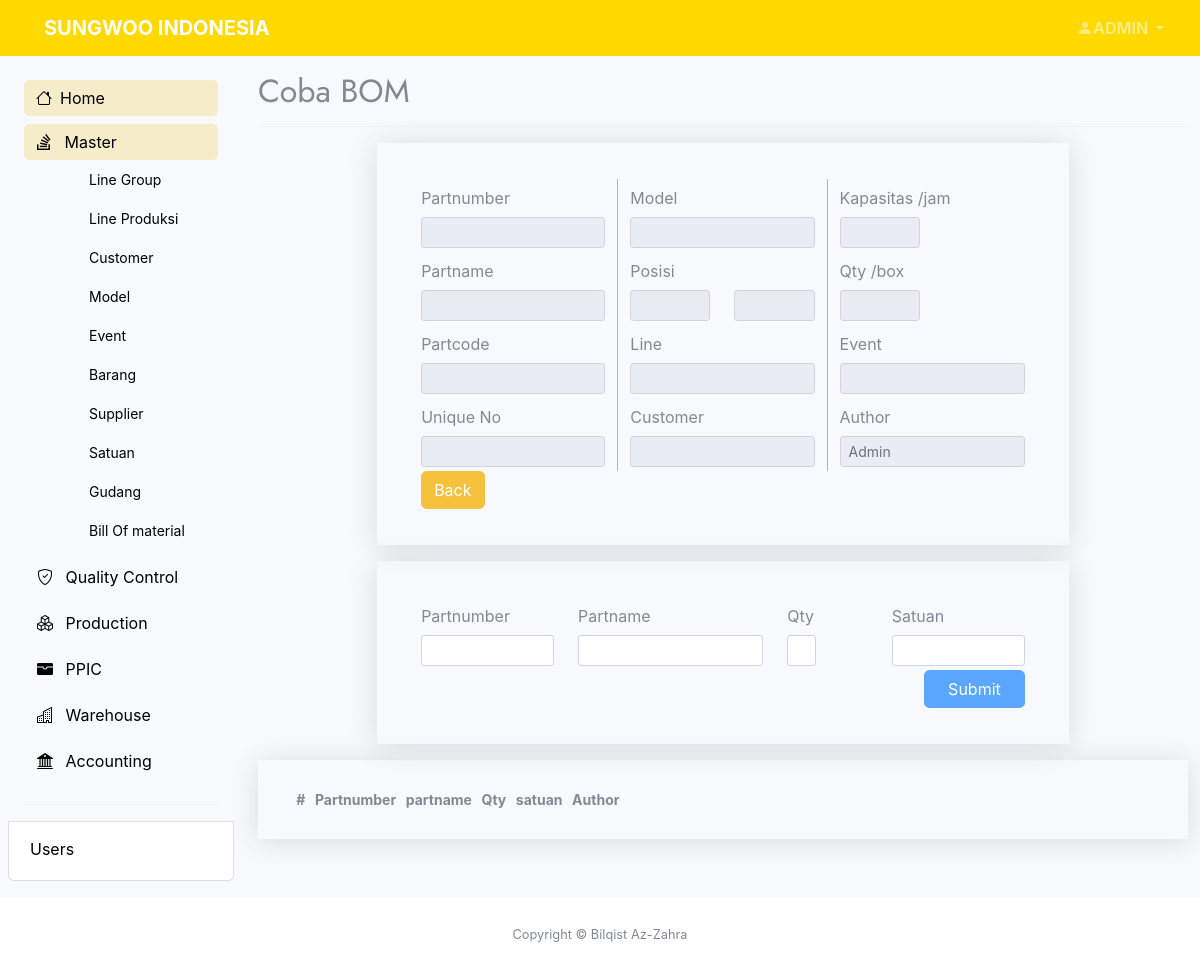
The app's page /pages/demo/add-bom-detail.php (signed in), older data.
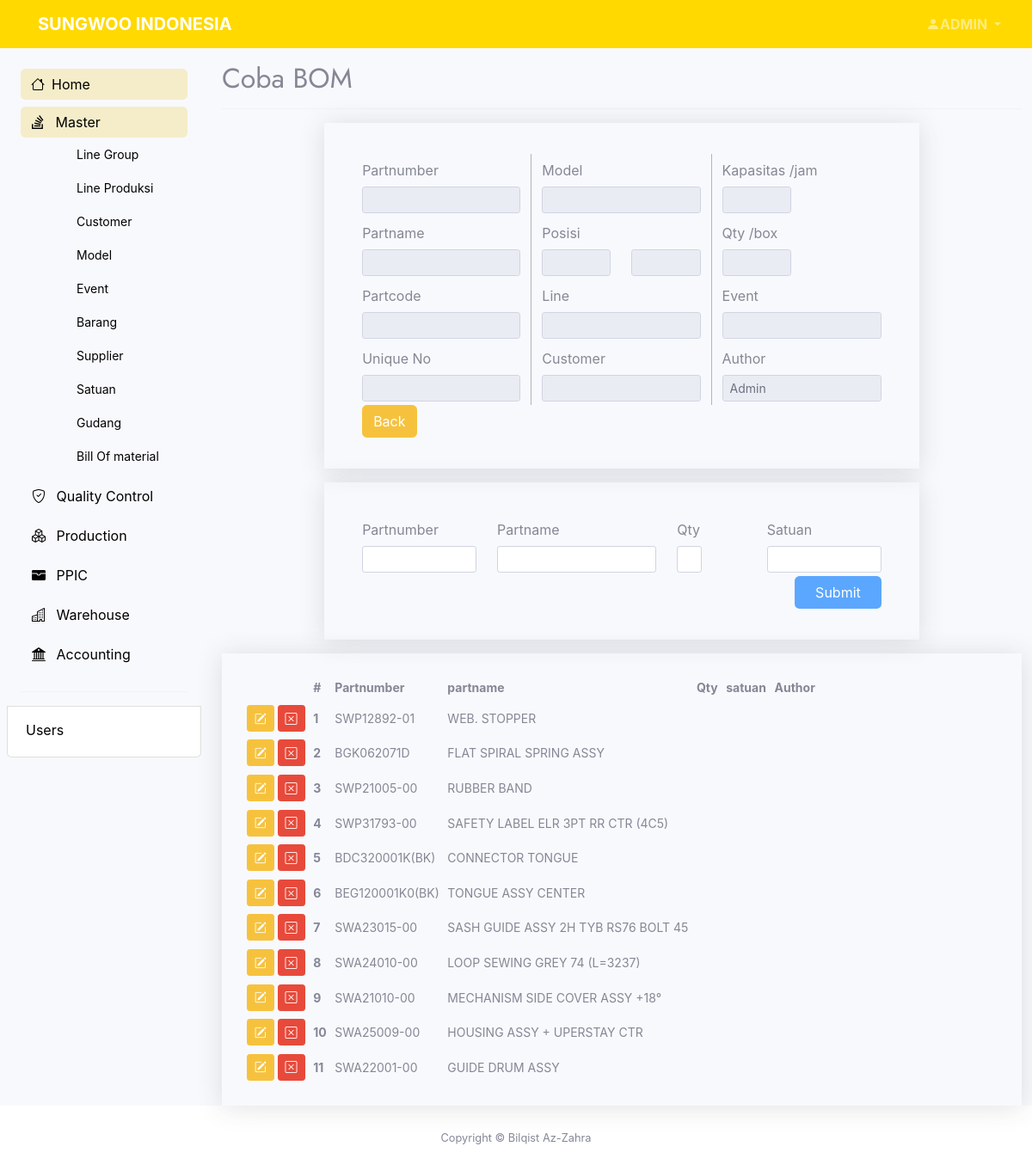
The same page, newer data.
### tables this page shows
CREATE TABLE `master_bom_detail` (
  `id` int(11) NOT NULL,
  `idbom` int(11) NOT NULL,
  `partnumber` varchar(40) NOT NULL,
  `partname` varchar(40) NOT NULL,
  `qty` decimal(15,0) NOT NULL,
  `satuan` varchar(30) NOT NULL,
  `author` varchar(30) NOT NULL,
  `create_at` datetime NOT NULL DEFAULT current_timestamp(),
  `edit_by` varchar(30) NOT NULL,
  `edit_at` datetime NOT NULL DEFAULT current_timestamp()
);

### pages/demo/add-bom-detail.php (the view, shortened to what the rows shown need)
<?php
    include "../../connect.php";
?>
<?php
    $idbom          = "";
    $tabelnya       = "master_bom_detail";
?>
<!DOCTYPE html>
<html lang="en">
<head>
    <?php include '../../layout/header.php' ?>
</head>
<body class="bg-light bg-light" >
    <section class="container-xxl">
		<div class="row flex-nowrap">
			<div class="col-auto px-0 max-vh-100">
                <div class="col ps-md-3 max-vh-100" data-aos="fade" data-aos-delay="100">
                    <div class="page-header pt-3">
                        <h2>Coba BOM</h2>
                    </div>
                    <div class="row justify-content-md-center">
                        <div class="col-lg-12 col-md-12">
                            <div class="container shadow px-4 py-4">
                                <div class="table-responsive-lg">
                                <table id="show_table" class="table-sm display nowrap table-hover">
                                        <thead>
                                            <tr>
                                                <th scope="col"></th>
                                                <th scope="col">#</th>
                                                <th scope="col">Partnumber</th>
                                                <th scope="col">partname</th>
                                                <th scope="col">Qty</th>
                                                <th scope="col">satuan</th>
                                                <th scope="col">Author</th>
                                            </tr>
                                        </thead>
                                        <tbody>
                                            <?php
                                            $sql2   = "SELECT * FROM $tabelnya ORDER BY create_at DESC";
                                            $q2     = mysqli_query($conn, $sql2);
                                            $order   = 1;
                                            while ($r2 = mysqli_fetch_array($q2)) {
                                                $id             = $r2['id'];
                                                $pnumber        = $r2['partnumber'];
                                                $pname          = $r2['partname'];
                                                $qty            = $r2['Qty'];
                                                $satuan         = $r2['Satuan'];
                                                $author         = $r2['Author'];
                                            ?>
                                                <tr>
                                                    <td scope="row">
                                                        <a href="add-bom-detail.php?op=edit&idbom=<?php echo $idbom ?>&id=<?php echo $id ?>"><button type="button" class="btn btn-sm btn-warning"><i class="bi bi-pencil-square"></i></button></a>
                                                        <a href="add-bom-detail.php?op=delete&idbom=<?php echo $idbom ?>&id=<?php echo $id?>" onclick="return confirm('Are you sure you want to delete the data?')"><button type="button" class="btn btn-sm btn-danger"><i class="bi bi-x-square"></i></button></a>
                                                    </td>
                                                    <th scope="row"><?php echo $order++ ?></th>
                                                    <td scope="row"><?php echo $pnumber  ?></td>
                                                    <td scope="row"><?php echo $pname  ?></td>
                                                    <td scope="row"><?php echo $qty ?></td>
                                                    <td scope="row"><?php echo $satuan ?></td>
                                                    <td scope="row"><?php echo $author ?></td>
                                                </tr>
                                            <?php
                                            }
                                            ?>
                                        </tbody>
                                    </table>
                                </div>
                            </div>
                        </div>
                    </div>
                </div>
            </div>
        </div>
    </section>
</body>
</html>

Row changes from the older to the newer data that the page shows:
added master_bom_detail: partnumber "SWP12892-01", partname "WEB. STOPPER"
added master_bom_detail: partnumber "BGK062071D", partname "FLAT SPIRAL SPRING ASSY"
added master_bom_detail: partnumber "SWP21005-00", partname "RUBBER BAND"
added master_bom_detail: partnumber "SWP31793-00", partname "SAFETY LABEL ELR 3PT RR CTR (4C5)"
added master_bom_detail: partnumber "BDC320001K(BK)", partname "CONNECTOR TONGUE"
added master_bom_detail: partnumber "BEG120001K0(BK)", partname "TONGUE ASSY CENTER"
added master_bom_detail: partnumber "SWA23015-00", partname "SASH GUIDE ASSY 2H TYB RS76 BOLT 45"
added master_bom_detail: partnumber "SWA24010-00", partname "LOOP SEWING GREY 74 (L=3237)"
added master_bom_detail: partnumber "SWA21010-00", partname "MECHANISM SIDE COVER ASSY +18°"
added master_bom_detail: partnumber "SWA25009-00", partname "HOUSING ASSY + UPERSTAY CTR"
added master_bom_detail: partnumber "SWA22001-00", partname "GUIDE DRUM ASSY"
